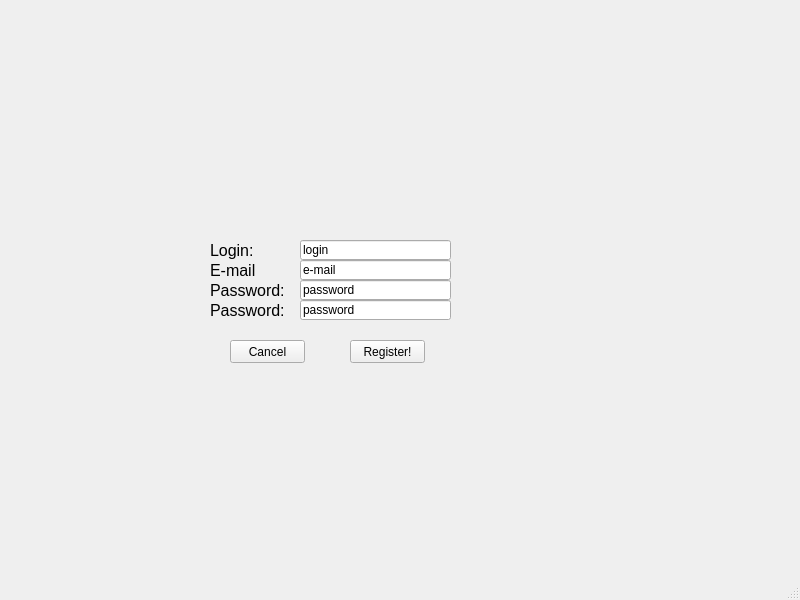
<?xml version="1.0" encoding="UTF-8"?>
<ui version="4.0">
 <class>RegisterWindow</class>
 <widget class="QMainWindow" name="RegisterWindow">
  <property name="geometry">
   <rect>
    <x>0</x>
    <y>0</y>
    <width>800</width>
    <height>600</height>
   </rect>
  </property>
  <property name="windowTitle">
   <string>MainWindow</string>
  </property>
  <widget class="QWidget" name="centralwidget">
   <widget class="QPushButton" name="reg_regbutton_2">
    <property name="geometry">
     <rect>
      <x>350</x>
      <y>340</y>
      <width>75</width>
      <height>23</height>
     </rect>
    </property>
    <property name="text">
     <string>Register!</string>
    </property>
   </widget>
   <widget class="QLineEdit" name="reg_email_line_2">
    <property name="geometry">
     <rect>
      <x>300</x>
      <y>260</y>
      <width>151</width>
      <height>20</height>
     </rect>
    </property>
    <property name="text">
     <string>e-mail</string>
    </property>
   </widget>
   <widget class="QLineEdit" name="reg_passline_2">
    <property name="geometry">
     <rect>
      <x>300</x>
      <y>280</y>
      <width>151</width>
      <height>20</height>
     </rect>
    </property>
    <property name="text">
     <string>password</string>
    </property>
   </widget>
   <widget class="QLineEdit" name="reg_logine_line_2">
    <property name="geometry">
     <rect>
      <x>300</x>
      <y>240</y>
      <width>151</width>
      <height>20</height>
     </rect>
    </property>
    <property name="text">
     <string>login</string>
    </property>
   </widget>
   <widget class="QPushButton" name="reg_cancelbutton_2">
    <property name="geometry">
     <rect>
      <x>230</x>
      <y>340</y>
      <width>75</width>
      <height>23</height>
     </rect>
    </property>
    <property name="text">
     <string>Cancel</string>
    </property>
   </widget>
   <widget class="QLabel" name="reg_email_label_2">
    <property name="geometry">
     <rect>
      <x>210</x>
      <y>260</y>
      <width>121</width>
      <height>21</height>
     </rect>
    </property>
    <property name="font">
     <font>
      <pointsize>12</pointsize>
     </font>
    </property>
    <property name="text">
     <string>E-mail</string>
    </property>
   </widget>
   <widget class="QLineEdit" name="reg_confirm_line_2">
    <property name="geometry">
     <rect>
      <x>300</x>
      <y>300</y>
      <width>151</width>
      <height>20</height>
     </rect>
    </property>
    <property name="text">
     <string>password</string>
    </property>
   </widget>
   <widget class="QLabel" name="reg_login_label_2">
    <property name="geometry">
     <rect>
      <x>210</x>
      <y>240</y>
      <width>121</width>
      <height>21</height>
     </rect>
    </property>
    <property name="font">
     <font>
      <pointsize>12</pointsize>
     </font>
    </property>
    <property name="text">
     <string>Login:</string>
    </property>
   </widget>
   <widget class="QLabel" name="password_label_4">
    <property name="geometry">
     <rect>
      <x>210</x>
      <y>300</y>
      <width>121</width>
      <height>21</height>
     </rect>
    </property>
    <property name="font">
     <font>
      <pointsize>12</pointsize>
     </font>
    </property>
    <property name="text">
     <string>Password:</string>
    </property>
   </widget>
   <widget class="QLabel" name="reg_pass_label_2">
    <property name="geometry">
     <rect>
      <x>210</x>
      <y>280</y>
      <width>121</width>
      <height>21</height>
     </rect>
    </property>
    <property name="font">
     <font>
      <pointsize>12</pointsize>
     </font>
    </property>
    <property name="text">
     <string>Password:</string>
    </property>
   </widget>
  </widget>
  <widget class="QMenuBar" name="menubar">
   <property name="geometry">
    <rect>
     <x>0</x>
     <y>0</y>
     <width>800</width>
     <height>21</height>
    </rect>
   </property>
  </widget>
  <widget class="QStatusBar" name="statusbar"/>
 </widget>
 <resources/>
 <connections/>
</ui>
